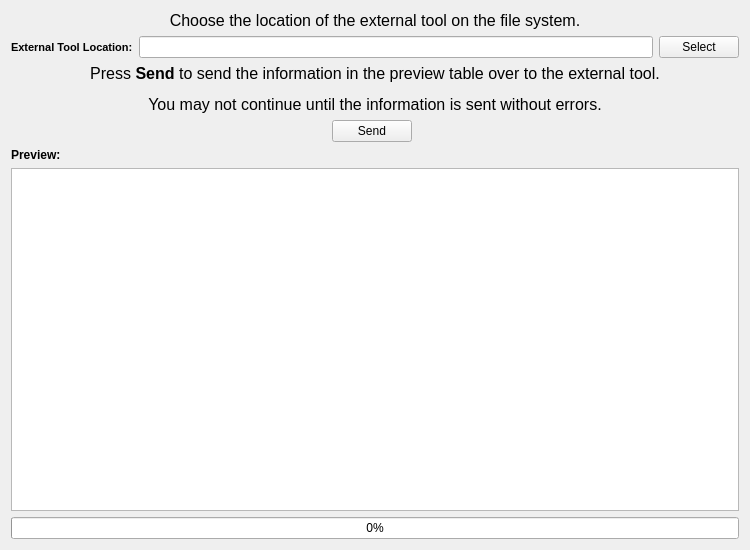
<?xml version="1.0" encoding="UTF-8"?>
<ui version="4.0">
 <class>SendToExtToolPage</class>
 <widget class="QWizardPage" name="SendToExtToolPage">
  <property name="geometry">
   <rect>
    <x>0</x>
    <y>0</y>
    <width>750</width>
    <height>550</height>
   </rect>
  </property>
  <property name="windowTitle">
   <string>WizardPage</string>
  </property>
  <layout class="QGridLayout" name="gridLayout">
   <item row="0" column="0" colspan="3">
    <widget class="QLabel" name="label">
     <property name="text">
      <string>&lt;html&gt;&lt;head/&gt;&lt;body&gt;&lt;p&gt;&lt;span style=&quot; font-size:12pt;&quot;&gt;Choose the location of the external tool on the file system.&lt;/span&gt;&lt;/p&gt;&lt;/body&gt;&lt;/html&gt;</string>
     </property>
     <property name="alignment">
      <set>Qt::AlignCenter</set>
     </property>
     <property name="wordWrap">
      <bool>true</bool>
     </property>
    </widget>
   </item>
   <item row="1" column="0">
    <widget class="QLabel" name="label_29">
     <property name="toolTip">
      <string>The directory that contains the .ang or .ctf files</string>
     </property>
     <property name="styleSheet">
      <string notr="true">QLabel {
font-weight: bold;
font-size: 11px;
}</string>
     </property>
     <property name="text">
      <string>External Tool Location:</string>
     </property>
    </widget>
   </item>
   <item row="1" column="2">
    <widget class="QPushButton" name="extToolLocationBtn">
     <property name="text">
      <string>Select</string>
     </property>
    </widget>
   </item>
   <item row="4" column="0" colspan="3">
    <widget class="QLabel" name="label_8">
     <property name="text">
      <string>&lt;html&gt;&lt;head/&gt;&lt;body&gt;&lt;p&gt;&lt;span style=&quot; font-weight:600;&quot;&gt;Preview:&lt;/span&gt;&lt;/p&gt;&lt;/body&gt;&lt;/html&gt;</string>
     </property>
    </widget>
   </item>
   <item row="1" column="1">
    <widget class="QFSDropLineEdit" name="extToolLocationEdit"/>
   </item>
   <item row="5" column="0" colspan="3">
    <widget class="QTableView" name="tableView">
     <property name="minimumSize">
      <size>
       <width>0</width>
       <height>192</height>
      </size>
     </property>
     <property name="selectionMode">
      <enum>QAbstractItemView::NoSelection</enum>
     </property>
     <property name="verticalScrollMode">
      <enum>QAbstractItemView::ScrollPerPixel</enum>
     </property>
     <property name="horizontalScrollMode">
      <enum>QAbstractItemView::ScrollPerPixel</enum>
     </property>
    </widget>
   </item>
   <item row="3" column="0" colspan="3">
    <layout class="QHBoxLayout" name="horizontalLayout">
     <property name="topMargin">
      <number>0</number>
     </property>
     <item>
      <spacer name="horizontalSpacer">
       <property name="orientation">
        <enum>Qt::Horizontal</enum>
       </property>
       <property name="sizeHint" stdset="0">
        <size>
         <width>40</width>
         <height>20</height>
        </size>
       </property>
      </spacer>
     </item>
     <item>
      <widget class="QPushButton" name="sendBtn">
       <property name="text">
        <string>Send</string>
       </property>
      </widget>
     </item>
     <item>
      <widget class="QLabel" name="sendStatus">
       <property name="sizePolicy">
        <sizepolicy hsizetype="Expanding" vsizetype="Preferred">
         <horstretch>0</horstretch>
         <verstretch>0</verstretch>
        </sizepolicy>
       </property>
       <property name="text">
        <string/>
       </property>
      </widget>
     </item>
    </layout>
   </item>
   <item row="2" column="0" colspan="3">
    <widget class="QLabel" name="label_2">
     <property name="text">
      <string>&lt;html&gt;&lt;head/&gt;&lt;body&gt;&lt;p&gt;&lt;span style=&quot; font-size:12pt;&quot;&gt;Press &lt;/span&gt;&lt;span style=&quot; font-size:12pt; font-weight:600;&quot;&gt;Send&lt;/span&gt;&lt;span style=&quot; font-size:12pt;&quot;&gt; to send the information in the preview table over to the external tool.&lt;/span&gt;&lt;/p&gt;&lt;p&gt;&lt;span style=&quot; font-size:12pt;&quot;&gt;You may not continue until the information is sent without errors.&lt;/span&gt;&lt;/p&gt;&lt;/body&gt;&lt;/html&gt;</string>
     </property>
     <property name="alignment">
      <set>Qt::AlignCenter</set>
     </property>
     <property name="wordWrap">
      <bool>true</bool>
     </property>
    </widget>
   </item>
   <item row="6" column="0" colspan="3">
    <widget class="QProgressBar" name="progressBar">
     <property name="value">
      <number>0</number>
     </property>
    </widget>
   </item>
  </layout>
 </widget>
 <customwidgets>
  <customwidget>
   <class>QFSDropLineEdit</class>
   <extends>QLineEdit</extends>
   <header location="global">QFSDropLineEdit.h</header>
  </customwidget>
 </customwidgets>
 <resources/>
 <connections/>
</ui>
